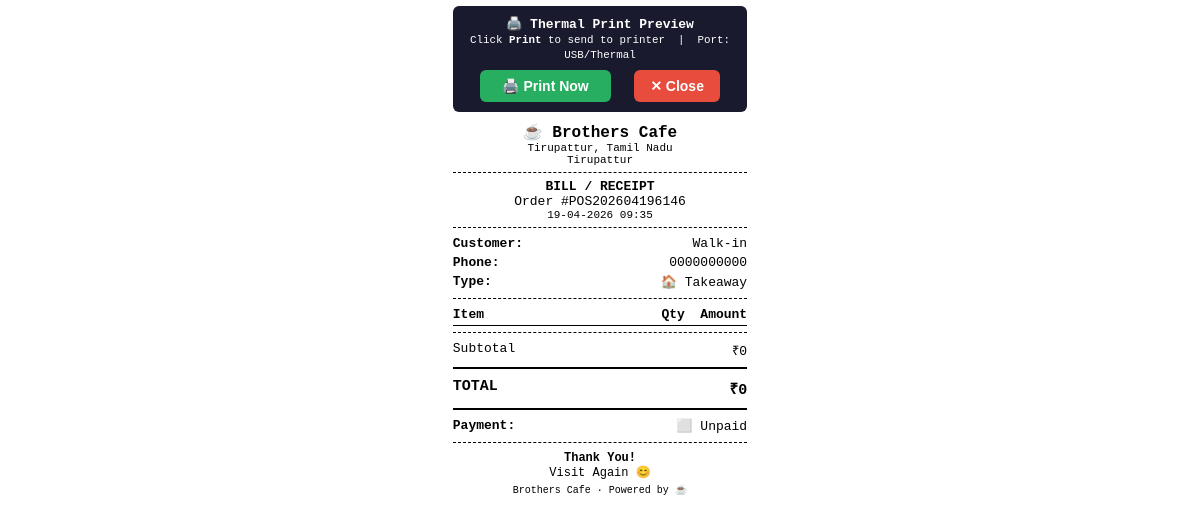
The page /order/1/print-bill/ on the database its author committed.
### restaurant/models.py (models this page shows, shortened)
class ShopSettings(models.Model):
    shop_name = models.CharField(max_length=200, default="Brothers Cafe")
    location = models.CharField(max_length=200, default="Tirupattur")
    gstin = models.CharField(max_length=50, default="", blank=True, help_text='GSTIN number')
    fssai_number = models.CharField(max_length=50, default="", blank=True, help_text='FSSAI License Number (Food Safety)')
    phone = models.CharField(max_length=20, blank=True)
    email = models.EmailField(blank=True)
    address = models.TextField(blank=True)
    logo = models.ImageField(upload_to='shop/', blank=True, null=True)
    upi_qr_code = models.ImageField(upload_to='qr_codes/', blank=True, null=True,
                                     help_text="Upload QR code image for online payments")
    upi_id = models.CharField(max_length=100, blank=True, help_text="e.g. brotherscafe@upi")
    default_discount_percent = models.DecimalField(max_digits=5, decimal_places=2, default=0,
                                                    help_text="Default discount % shown on bills")
    default_parcel_charge = models.DecimalField(max_digits=6, decimal_places=2, default=0,
                                                 help_text="Default parcel charge per item for takeaway orders (overridden by item-level charge)")
    class Meta:
        verbose_name = "Shop Settings"
        verbose_name_plural = "Shop Settings"

class Order(models.Model):
    STATUS_CHOICES = [
        ('pending', 'Pending'),
        ('accepted', 'Accepted'),
        ('preparing', 'Preparing'),
        ('ready', 'Ready'),
        ('completed', 'Completed'),
        ('cancelled', 'Cancelled'),
    ]
    PAYMENT_STATUS = [
        ('unpaid', 'Unpaid'),
        ('online_pending', 'Online Payment Pending'),
        ('paid_online', 'Paid Online'),
        ('paid_offline', 'Paid Offline'),
    ]
    table = models.ForeignKey(Table, on_delete=models.SET_NULL, null=True, related_name='orders')
    customer_name = models.CharField(max_length=100)
    customer_phone = models.CharField(max_length=15)
    special_instructions = models.TextField(blank=True)
    status = models.CharField(max_length=20, choices=STATUS_CHOICES, default='pending')
    payment_status = models.CharField(max_length=20, choices=PAYMENT_STATUS, default='unpaid')
    payment_method = models.CharField(max_length=20, blank=True)  # 'online' or 'offline'
    order_type = models.CharField(max_length=20, default='dine_in',
        choices=[('dine_in', 'Dine In'), ('takeaway', 'Takeaway')])
    subtotal = models.DecimalField(max_digits=10, decimal_places=2, default=0)
    parcel_charge = models.DecimalField(max_digits=10, decimal_places=2, default=0, help_text='Total parcel charge for takeaway orders')
    discount_percent = models.DecimalField(max_digits=5, decimal_places=2, default=0)
    discount_amount = models.DecimalField(max_digits=10, decimal_places=2, default=0)
    total_amount = models.DecimalField(max_digits=10, decimal_places=2, default=0)
    created_at = models.DateTimeField(auto_now_add=True)
    updated_at = models.DateTimeField(auto_now=True)
    completed_at = models.DateTimeField(null=True, blank=True)
    order_number = models.CharField(max_length=20, unique=True, blank=True)
    staff_notified = models.BooleanField(default=False)
    parent_order = models.ForeignKey('self', on_delete=models.SET_NULL, null=True, blank=True, related_name='reorders', help_text='If this is a reorder, points to the original order')
    class Meta:
        ordering = ['-created_at']

### restaurant/views.py (the view)
# urls.py: path('order/<int:order_id>/print-bill/', views.print_bill, name='print_bill'),
def print_bill(request, order_id):
    order = get_object_or_404(Order, id=order_id)
    shop = get_shop()
    root_order = order
    while root_order.parent_order:
        root_order = root_order.parent_order
    all_orders = [root_order] + list(root_order.reorders.order_by('created_at'))
    combined_items = []
    combined_subtotal = Decimal('0')
    for o in all_orders:
        for item in o.items.select_related('menu_item').all():
            combined_items.append({
                'name': item.menu_item.name,
                'quantity': item.quantity,
                'unit_price': item.unit_price,
                'total_price': item.total_price,
            })
            combined_subtotal += item.total_price
    discount_percent = root_order.discount_percent
    discount_amount = (combined_subtotal * discount_percent / 100).quantize(Decimal('0.01')) if discount_percent else Decimal('0')
    combined_total = combined_subtotal - discount_amount
    return render(request, 'restaurant/print_bill.html', {
        'order': order,
        'root_order': root_order,
        'all_orders': all_orders,
        'combined_items': combined_items,
        'combined_subtotal': combined_subtotal,
        'discount_percent': discount_percent,
        'discount_amount': discount_amount,
        'combined_total': combined_total,
        'shop': shop,
    })

### restaurant/views.py (called while the page is built)
def get_shop():
    return ShopSettings.objects.first()

### brothers_cafe/restaurant/templates/restaurant/print_bill.html (shortened to what this page needs)
<!DOCTYPE html>
<html lang="en">
<head>
</head>
<body>
<div class="no-print" style="background:#1a1a2e;color:white;padding:10px;text-align:center;margin-bottom:10px;border-radius:6px;">
  <strong>🖨️ Thermal Print Preview</strong><br>
  <small>Click <strong>Print</strong> to send to printer &nbsp;|&nbsp; Port: USB/Thermal</small><br>
  <button onclick="window.print()" style="margin-top:8px;background:#27ae60;color:white;border:none;padding:8px 22px;border-radius:6px;font-size:14px;font-weight:bold;cursor:pointer;">🖨️ Print Now</button>
  <button onclick="window.close()" style="margin-top:8px;background:#e74c3c;color:white;border:none;padding:8px 16px;border-radius:6px;font-size:14px;font-weight:bold;cursor:pointer;">✕ Close</button>
</div>
<div class="center">
  <div class="big">☕ {{ shop.shop_name|default:"Brothers Cafe" }}</div>
  {% if shop.address %}<div style="font-size:11px;">{{ shop.address }}</div>{% endif %}
  {% if shop.location %}<div style="font-size:11px;">{{ shop.location }}</div>{% endif %}
</div>
<div class="dashed"></div>
<div class="center">
  <div class="bold">BILL / RECEIPT</div>
  <div>Order #{{ root_order.order_number }}</div>
  <div style="font-size:11px;">{{ root_order.created_at|date:"d-m-Y H:i" }}</div>
</div>
<div class="dashed"></div>
<div class="row">
  <span class="bold">Customer:</span>
  <span>{{ root_order.customer_name }}</span>
</div>
<div class="row">
  <span class="bold">Phone:</span>
  <span>{{ root_order.customer_phone }}</span>
</div>
{% if root_order.table %}
<div class="row">
  <span class="bold">Table:</span>
  <span>{% if root_order.table %}Dine In{% else %}Takeaway{% endif %}</span>
</div>
{% else %}
<div class="row">
  <span class="bold">Type:</span>
  <span>🏠 Takeaway</span>
</div>
{% endif %}
<div class="dashed"></div>
<div class="row bold" style="border-bottom:1px solid #000;padding-bottom:3px;">
  <span class="name">Item</span>
  <span class="qty">Qty</span>
  <span class="price">Amount</span>
</div>
<div class="dashed"></div>
<div class="row">
  <span>Subtotal</span>
  <span>₹{{ combined_subtotal }}</span>
</div>
<div class="solid"></div>
<div class="total-row">
  <span>TOTAL</span>
  <span>₹{{ combined_total }}</span>
</div>
<div class="solid"></div>
<div class="row" style="margin-top:4px;">
  <span class="bold">Payment:</span>
  <span>
    {% if order.payment_status == 'paid_offline' %}💵 Cash / Counter
    {% elif order.payment_status == 'paid_online' %}📱 UPI / Online
    {% elif order.payment_status == 'online_pending' %}⏳ Online Pending
    {% else %}⬜ Unpaid
    {% endif %}
  </span>
</div>
<div class="dashed"></div>
<div class="center thank">
  <div class="bold">Thank You!</div>
  <div>Visit Again 😊</div>
  <div style="font-size:10px;margin-top:4px;">Brothers Cafe · Powered by ☕</div>
</div>
</body>
</html>

### brothers_cafe/restaurant/templates/restaurant/print_bill.html (style rules this page uses)
* { margin: 0; padding: 0; box-sizing: border-box; }
body { font-family: 'Courier New', Courier, monospace; font-size: 13px; background: white; color: #000; width: 80mm; margin: 0 auto; padding: 6px 4px 20px 4px; }
.center { text-align: center; }
.bold { font-weight: bold; }
.big { font-size: 16px; font-weight: bold; }
.dashed { border-top: 1px dashed #000; margin: 6px 0; }
.solid { border-top: 2px solid #000; margin: 6px 0; }
.row { display: flex; justify-content: space-between; padding: 2px 0; }
.row .name { flex: 1; padding-right: 6px; word-break: break-word; }
.row .qty { width: 28px; text-align: center; flex-shrink: 0; }
.row .price { width: 60px; text-align: right; flex-shrink: 0; }
.total-row { display: flex; justify-content: space-between; font-weight: bold; font-size: 15px; padding: 3px 0; }
.thank { font-size: 12px; margin-top: 8px; }

### rows shown on the page
ShopSettings: shop_name "Brothers Cafe", address "Tirupattur, Tamil Nadu", location "Tirupattur"
Order: order_number "POS202604196146", created_at "19-04-2026 09:35", customer_name "Walk-in", customer_phone "0000000000"

### other values the page prints
{{ combined_subtotal }} "0"
{{ combined_total }} "0"
